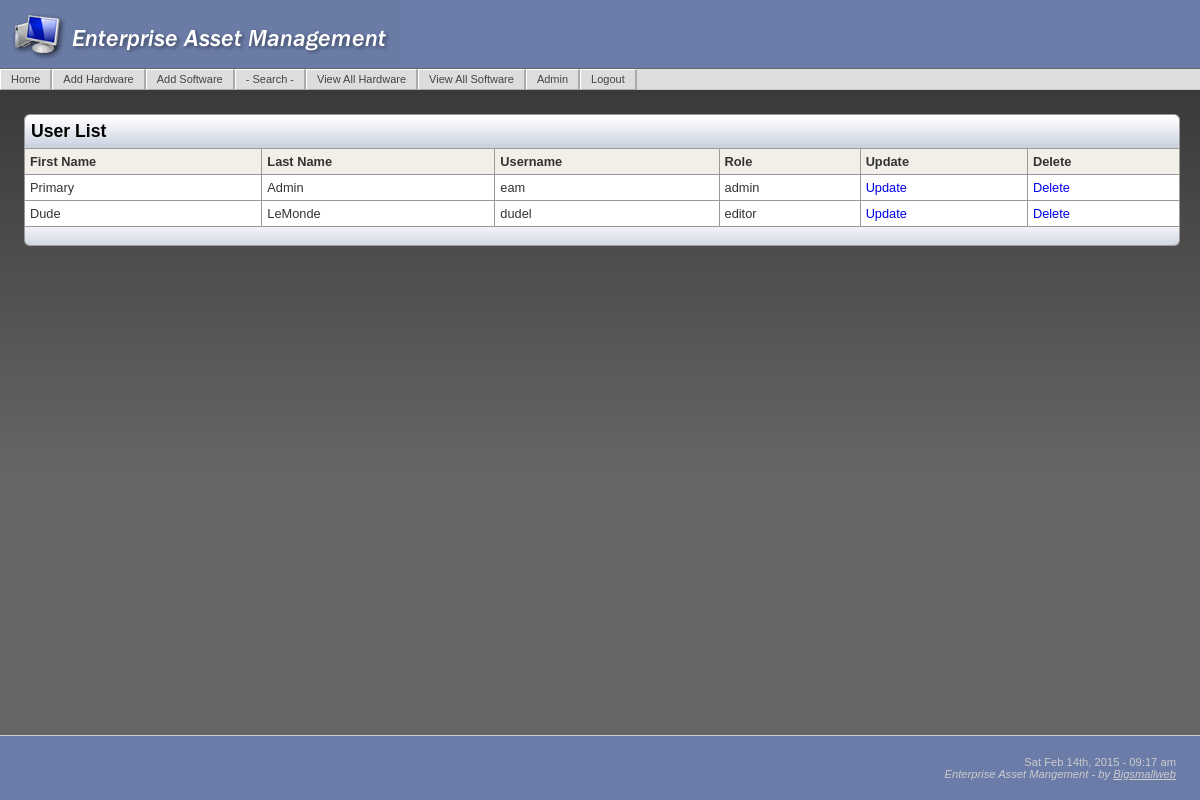
The app's page /UserList.php (signed in) with its own data.
### tables this page shows
CREATE TABLE IF NOT EXISTS `members` (
  `id` int(11) unsigned NOT NULL auto_increment,
  `username` varchar(30) default NULL,
  `password` varchar(30) NOT NULL default '',
  `firstname` varchar(100) NOT NULL,
  `lastname` varchar(100) NOT NULL,
  `role` varchar(24) NOT NULL,
  PRIMARY KEY  (`id`)
);

### UserList.php (the view, shortened to what this page needs)
<?php require_once('Connections/eam.php'); ?>
<?php
$maxRows_rsMembers = 50;
$pageNum_rsMembers = 0;
$startRow_rsMembers = $pageNum_rsMembers * $maxRows_rsMembers;
$query_rsMembers = "SELECT * FROM members";
$query_limit_rsMembers = sprintf("%s LIMIT %d, %d", $query_rsMembers, $startRow_rsMembers, $maxRows_rsMembers);
$rsMembers = mysql_query($query_limit_rsMembers, $eam) or die(mysql_error());
$row_rsMembers = mysql_fetch_assoc($rsMembers);
?>
<?php include('includes/header.php'); ?>
<h3>User List</h3>
<table class="table1">
  <tr>
    <th>First Name</th>
    <th>Last Name</th>
    <th>Username</th>
    <th>Role</th>
    <th>Update</th>
    <th>Delete</th>
  </tr>
  <?php do { ?>
    <tr>
      <td><?php echo $row_rsMembers['firstname']; ?></td>
      <td><?php echo $row_rsMembers['lastname']; ?></td>
      <td><?php echo $row_rsMembers['username']; ?></td>
      <td><?php echo $row_rsMembers['role']; ?></td>
      <td><a href="UserUpdate.php?recordID=<?php echo $row_rsMembers['id']; ?>">Update</a></td>
      <td><a href="UserDelete.php?recordID=<?php echo $row_rsMembers['id']; ?>">Delete</a></td>
    </tr>
    <?php } while ($row_rsMembers = mysql_fetch_assoc($rsMembers)); ?>
</table>
    <table class="pagination">
      <tr>
        <td>&nbsp;</td>
      </tr>
    </table>
<?php include('includes/footer.php'); ?>

### includes/eam_main.css (style rules this page uses)
html, body { font-family: Verdana, Arial, Helvetica, sans-serif; background:url(../images/bkgd.jpg); background-repeat:repeat-x; background-position:top; background-color: #666; margin:0; text-align: center; color: #000000; font-size:100%; height:100% }
h1, h2, h3, h4 { font-family:"Trebuchet MS", Verdana, Arial, Helvetica, sans-serif; }
h3 { font-size:110%; padding:6px; margin:0; background-color:#DADFE9; border-top:1px solid #999; border-right:1px solid #999; border-left:1px solid #999; border-spacing:0px; border-collapse: collapse; background-image:url(../images/titleBk.gif); border-radius: 6px 6px 0 0; -moz-border-radius: 6px 6px 0 0; }
p, td { font-size:80%; }
th { font-size:80%; }
a { text-decoration:none; }
table a { display: block; width: 100%; }
.table1 { border-width: 1px; border-spacing:0px; border-style: solid; border-color: #999; border-collapse: collapse; background-color:#FFFFFF; width:100%; }
.table1 th { border-width: 1px; border-style: solid; border-color: #999; padding: 5px; background-color: #F2EFE9; text-align:left; color:#333; }
.table1 td { border-width: 1px; border-style: solid; border-color: #999; padding: 5px; text-align:left; color:#333; }
.pagination { width:100%; border-width: 1px; border-spacing:0px; border-style: solid; border-top:none; border-color: #999; background-color:#FFFFFF; background-image:url(../images/titleBk1.gif); margin:0 auto; border-radius: 0 0 6px 6px; -moz-border-radius:0 0 6px 6px; }
.pagination td { padding: 3px 10px; text-align:left; color:#666; font-size:68%; }

### records on screen
members: firstname "Primary", lastname "Admin", username "eam", role "admin"
members: firstname "Dude", lastname "LeMonde", username "dudel", role "editor"
